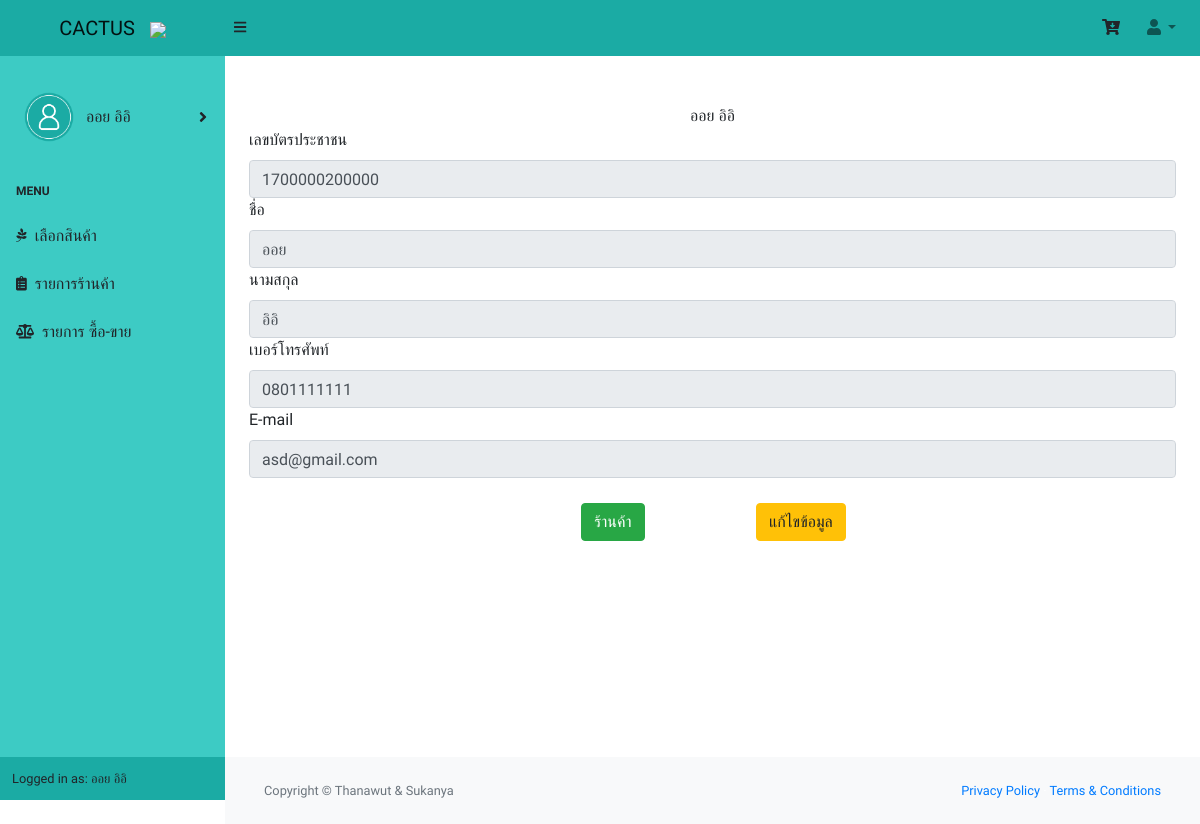
Screenshot of /form_person_authen.php (signed in) with the database file from the repository.
### tables this page shows
CREATE TABLE `person_authen` (
  `person_authen_id` int(11) NOT NULL,
  `person_authen_cid` varchar(13) DEFAULT NULL,
  `person_authen_fname` varchar(50) DEFAULT NULL,
  `person_authen_lname` varchar(50) DEFAULT NULL,
  `person_authen_phone` int(10) DEFAULT NULL,
  `person_authen_email` varchar(50) DEFAULT NULL,
  `person_authen_password` varchar(12) DEFAULT NULL,
  `person_authen_status` varchar(10) DEFAULT NULL
);

### form_person_authen.php (the view, shortened to what this page needs)
<!DOCTYPE html>
<?php
    include "./connect/conn.php";
    include "./include/body.php";
?>
<html lang="en">
    <head>
        <link href="./css/styles2.css" rel="stylesheet" />
        <link href="https://cdn.datatables.net/1.10.20/css/dataTables.bootstrap4.min.css" rel="stylesheet" />
    </head>
<br>
<?php
    echo "<center>".$_SESSION['ses_person_fname']." ".$_SESSION['ses_person_lname']."</center>";
    $cid = $_SESSION['ses_person_cid'];
    $sql = "SELECT person_authen.* FROM person_authen WHERE person_authen_cid = '$cid'";
    $result = $conn->query($sql);
    if ($result->num_rows > 0) {
        while($result_array = $result->fetch_assoc()) {
            $person_authen_id = $result_array['person_authen_id'];
            $person_authen_cid = $result_array['person_authen_cid'];
            $person_authen_fname = $result_array['person_authen_fname'];
            $person_authen_lname = $result_array['person_authen_lname'];
            $person_authen_phone = $result_array['person_authen_phone'];
            $person_authen_email = $result_array['person_authen_email'];
        }
    }else{
        echo "<center>ไม่พบข้อมูล</center>";
    }
?>
<label for="person_authen_cid">เลขบัตรประชาชน</label>
<input id="person_authen_cid" name="person_authen_cid" type="text" value="<?php echo $person_authen_cid; ?>" maxlength="13" class="form-control input-lg" autocomplete=off disabled>
<label for="person_authen_fname">ชื่อ</label>
<input id="person_authen_fname" name="person_authen_fname" type="text" value="<?php echo $person_authen_fname; ?>" class="form-control input-lg" autocomplete=off disabled>
<label for="person_authen_lname">นามสกุล</label>
<input id="person_authen_lname" name="person_authen_lname" type="text" value="<?php echo $person_authen_lname; ?>" class="form-control input-lg" autocomplete=off disabled>
<label for="person_authen_phone">เบอร์โทรศัพท์</label>
<input id="person_authen_phone" name="person_authen_phone" type="text" value="0<?php echo $person_authen_phone; ?>" class="form-control input-lg" autocomplete=off disabled>
<label for="person_authen_email">E-mail</label>
<input id="person_authen_email" name="person_authen_email" type="email" value="<?php echo $person_authen_email; ?>" class="form-control input-lg" autocomplete=off disabled>
<?php
echo "<br>";
echo "<center><table>";
echo "<tr>";
echo "<td>";
    $id_con = "SELECT * FROM shop WHERE person_authen_id = '$person_authen_id'";
    $result_id = $conn->query($id_con);
    if ($result_id->num_rows > 0) {
        echo "<td><center><a href='shop.php?val=".md5($result_array['person_authen_id'])."'target='_self' class='btn btn-success' role='button'>ร้านค้า</a></center></td>";
    }
    else {
        echo "<td><center><a href='insert_shop.php?val=".md5($result_array['person_authen_cid'])."'target='_self' class='btn btn-success' role='button'>ลงทะเบียนร้านค้า</a></center></td>";
    }
    echo "</td>";
    echo "<td width='40%'>";
    echo "</td>";
    echo "<td>";
    echo "<td><center><a href='update_person_authen.php?val=".md5($result_array['person_authen_cid'])."'target='_self' class='btn btn-warning' role='button'>แก้ไขข้อมูล</a></center></td>";
    echo "</td>";
echo "</tr>";
echo "</table></center>";
?>
                <footer class="py-4 bg-light mt-auto">
                    <div class="container-fluid">
                        <div class="d-flex align-items-center justify-content-between small">
                            <div class="text-muted">Copyright &copy; Thanawut & Sukanya</div>
                            <div>
                                <a href="#">Privacy Policy</a>
                                &middot;
                                <a href="#">Terms &amp; Conditions</a>
                            </div>
                        </div>
                    </div>
                </footer>
    </body>
</html>

### form_person_authen.php (style rules this page uses)
body { font-family: 'Athiti', sans-serif; }
table { font-family: 'Athiti', sans-serif; font-size:medium; }
footer { background-color: #555; color: white; padding: 15px; }

### rows the page displays
person_authen: person_authen_cid "1700000200000", person_authen_fname "ออย", person_authen_lname "อิอิ", person_authen_phone "0801111111", person_authen_email "asd@gmail.com"

### other values shown
$_SESSION['ses_person_fname'] "ออย"
$_SESSION['ses_person_lname'] "อิอิ"
